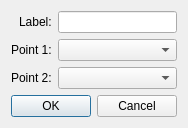
<?xml version="1.0" encoding="UTF-8"?>
<ui version="4.0">
 <class>AddPointMidpoint</class>
 <widget class="QDialog" name="AddPointMidpoint">
  <property name="geometry">
   <rect>
    <x>0</x>
    <y>0</y>
    <width>180</width>
    <height>124</height>
   </rect>
  </property>
  <property name="windowTitle">
   <string>Dialog</string>
  </property>
  <layout class="QVBoxLayout" name="verticalLayout">
   <item>
    <layout class="QFormLayout" name="formLayout">
     <property name="labelAlignment">
      <set>Qt::AlignRight|Qt::AlignTrailing|Qt::AlignVCenter</set>
     </property>
     <item row="0" column="0">
      <widget class="QLabel" name="labelLabel">
       <property name="text">
        <string>Label:</string>
       </property>
      </widget>
     </item>
     <item row="0" column="1">
      <widget class="QLineEdit" name="labelLineEdit"/>
     </item>
     <item row="1" column="0">
      <widget class="QLabel" name="point1Label">
       <property name="text">
        <string>Point 1:</string>
       </property>
      </widget>
     </item>
     <item row="1" column="1">
      <widget class="QComboBox" name="point1ComboBox"/>
     </item>
     <item row="2" column="0">
      <widget class="QLabel" name="point2Label">
       <property name="text">
        <string>Point 2:</string>
       </property>
      </widget>
     </item>
     <item row="2" column="1">
      <widget class="QComboBox" name="point2ComboBox"/>
     </item>
    </layout>
   </item>
   <item>
    <widget class="QDialogButtonBox" name="buttonBox">
     <property name="orientation">
      <enum>Qt::Horizontal</enum>
     </property>
     <property name="standardButtons">
      <set>QDialogButtonBox::Cancel|QDialogButtonBox::Ok</set>
     </property>
    </widget>
   </item>
  </layout>
 </widget>
 <resources/>
 <connections>
  <connection>
   <sender>buttonBox</sender>
   <signal>accepted()</signal>
   <receiver>AddPointMidpoint</receiver>
   <slot>accept()</slot>
   <hints>
    <hint type="sourcelabel">
     <x>248</x>
     <y>254</y>
    </hint>
    <hint type="destinationlabel">
     <x>157</x>
     <y>274</y>
    </hint>
   </hints>
  </connection>
  <connection>
   <sender>buttonBox</sender>
   <signal>rejected()</signal>
   <receiver>AddPointMidpoint</receiver>
   <slot>reject()</slot>
   <hints>
    <hint type="sourcelabel">
     <x>316</x>
     <y>260</y>
    </hint>
    <hint type="destinationlabel">
     <x>286</x>
     <y>274</y>
    </hint>
   </hints>
  </connection>
 </connections>
</ui>
